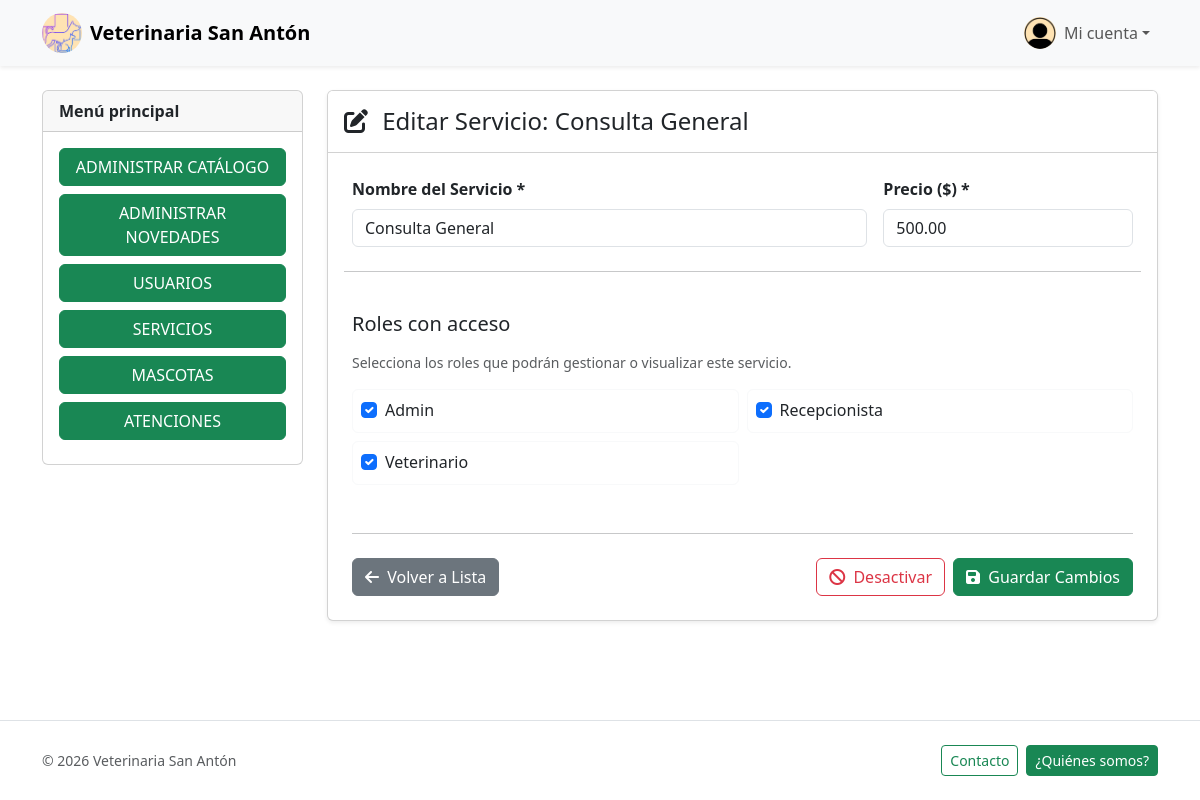
Before: /servicios/editar.php?id=1 (signed in) with the older database file.
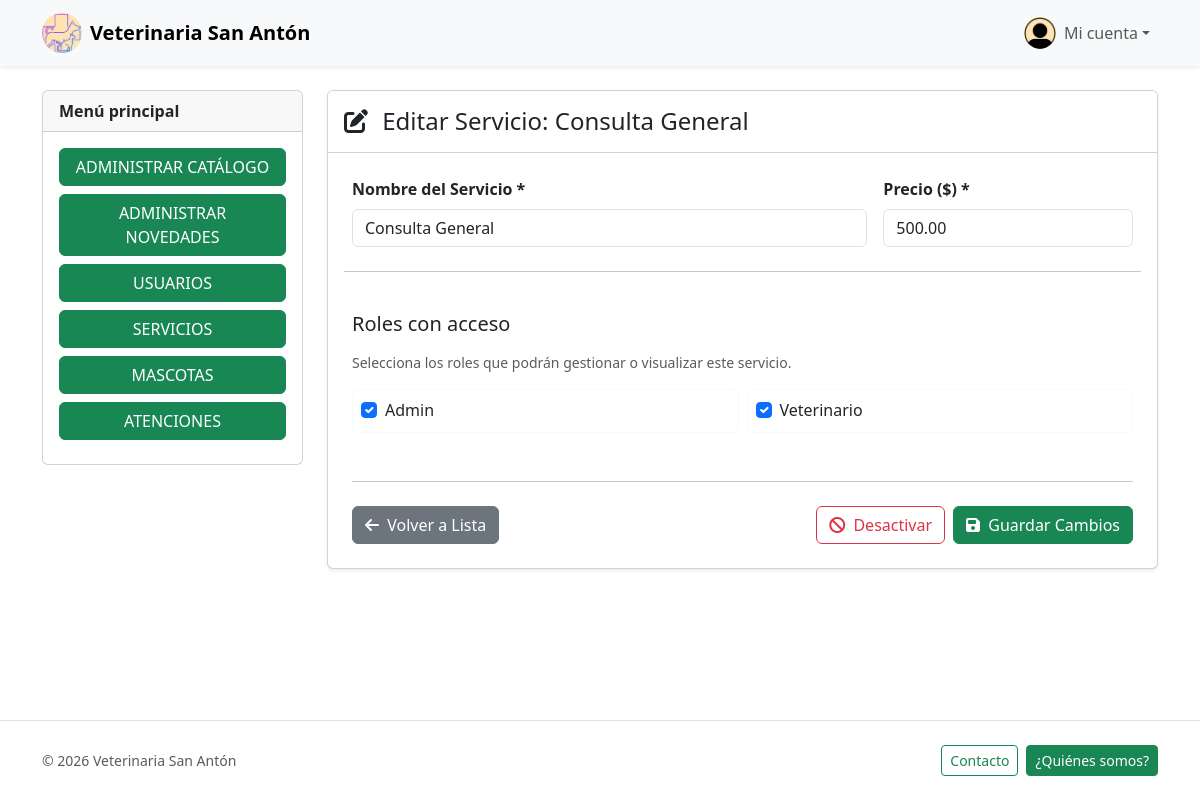
After: the same page with the newer database file.
### tables this page shows
CREATE TABLE `roles` (
  `id`     INT(11)      NOT NULL AUTO_INCREMENT,
  `nombre` VARCHAR(100) NOT NULL,
  PRIMARY KEY (`id`)
);

### src/Modules/Servicios/ServicioRepository.php (called while the page is built, shortened)
<?php
class ServicioRepository
{
    public static function getById($id)
    {
        $db = DB::getConn();
        $stmt = $db->prepare("SELECT * FROM servicios WHERE id = ?");
        $stmt->bind_param("i", $id);
        $stmt->execute();
        $result = $stmt->get_result();
        return $result->fetch_assoc();
    }
    public static function getRolesIds($servicioId)
    {
        $db = DB::getConn();
        $stmt = $db->prepare("SELECT rolId FROM rolesservicios WHERE servicioId = ?");
        $stmt->bind_param("i", $servicioId);
        $stmt->execute();
        $result = $stmt->get_result();
        $roles = [];
        while ($row = $result->fetch_assoc()) {
            $roles[] = $row['rolId'];
        }
        return $roles;
    }
    public static function getAllRoles()
    {
        $db = DB::getConn();
        $result = $db->query("SELECT * FROM roles ORDER BY nombre ASC");
        return $result->fetch_all(MYSQLI_ASSOC);
    }
}

### src/Modules/Servicios/ServicioService.php (called while the page is built, shortened)
<?php
class ServicioService
{
    public static function getById($id)
    {
        return ServicioRepository::getById($id);
    }
    public static function getRolesIds($id)
    {
        return ServicioRepository::getRolesIds($id);
    }
    public static function getAllRoles()
    {
        return ServicioRepository::getAllRoles();
    }
}

### public/servicios/editar.php (the view, shortened to what the changed rows need)
<?php
include_once __DIR__ . "/../../src/Templates/header.php";
$id = $_GET['id'] ?? null;
$servicio = ServicioService::getById($id);
$all_roles = ServicioService::getAllRoles();
$roles_asignados = ServicioService::getRolesIds($id);
?>
<div class="container py-4">
    <div class="row g-4">
        <div class="col-12 col-md-8 col-lg-9">
            <div class="card shadow-sm mb-4">
                <div class="card-header bg-white py-3">
                    <h1 class="h4 mb-0">
                        <i class="fas fa-edit me-2"></i>
                        Editar Servicio: <?php echo htmlspecialchars($servicio['nombre']); ?>
                    </h1>
                </div>
                <div class="card-body p-4">
                    <form action="editar.php?id=<?php echo $id; ?>" method="POST">
                        <div class="row g-3">
                            <div class="col-12">
                                <div class="row row-cols-1 row-cols-sm-2 g-2">
                                    <?php foreach ($all_roles as $rol): ?>
                                        <div class="col">
                                            <div class="card h-100 border-light hover-light">
                                                <div class="card-body p-2">
                                                    <div class="form-check">
                                                        <input class="form-check-input" type="checkbox" name="roles[]"
                                                            value="<?php echo $rol['id']; ?>"
                                                            id="rol_<?php echo $rol['id']; ?>"
                                                            <?php echo in_array($rol['id'], $roles_asignados) ? 'checked' : ''; ?>>
                                                        <label class="form-check-label d-block cursor-pointer" for="rol_<?php echo $rol['id']; ?>">
                                                            <?php echo ucfirst(htmlspecialchars($rol['nombre'])); ?>
                                                        </label>
                                                    </div>
                                                </div>
                                            </div>
                                        </div>
                                    <?php endforeach; ?>
                                </div>
                            </div>
                        </div>
                    </form>
                </div>
            </div>
        </div>
    </div>
</div>
<?php include_once __DIR__ . "/../../src/Templates/footer.php"; ?>

Changed rows visible on the page:
removed roles: id "☑", nombre "Recepcionista"
